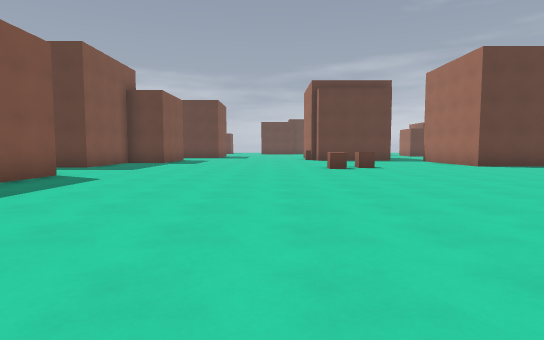
View 1 (above)

13 first-person views from a walk through a 3-D level made in the Godot game engine. The camera is 1.3 m above the floor, tilts 4° down and sees 80° across. The floor is counted in squares, 2 m on a side. Each view is taken from the middle of a square. On the plan, view 1 faces up. The plan holds only what a view shows up to about 10 squares ahead; the rest is blank. The place goes on beyond the plan. Surface patterns are stand-ins for the level's own textures.

View 2
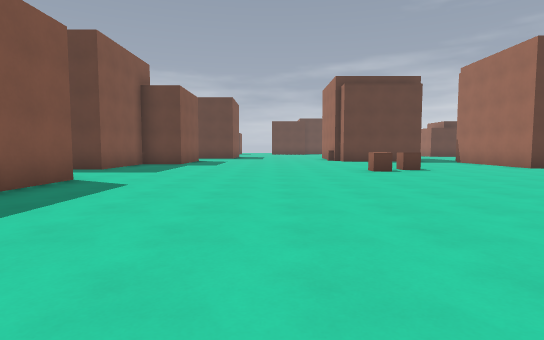

View 3
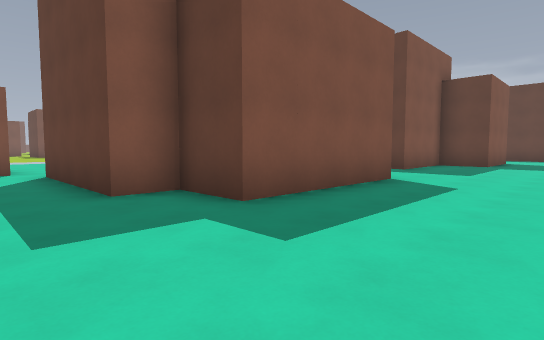

View 4
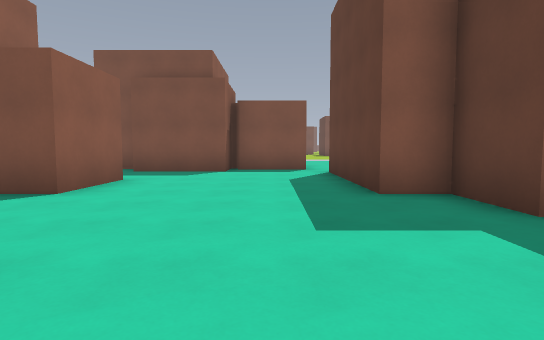

View 5
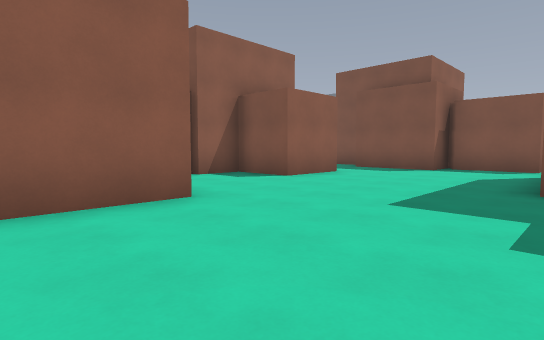

View 6
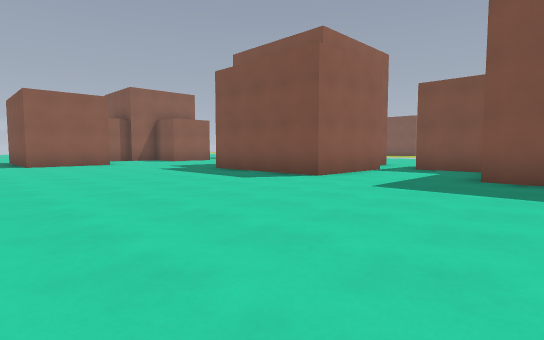

View 7
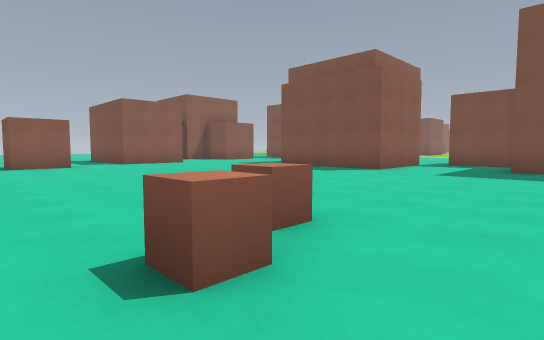

View 8
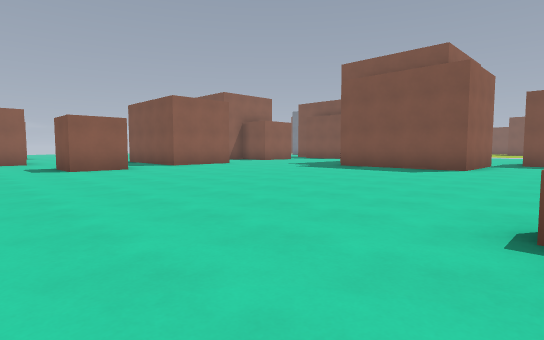

View 9
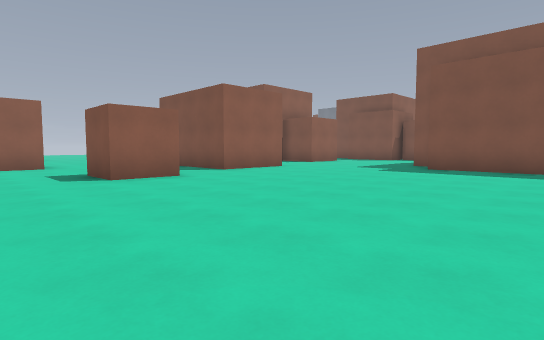

View 10
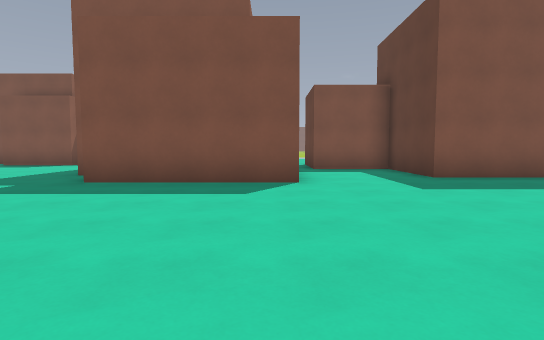

View 11
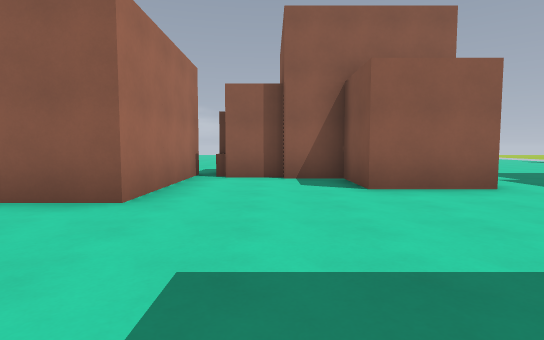

View 12
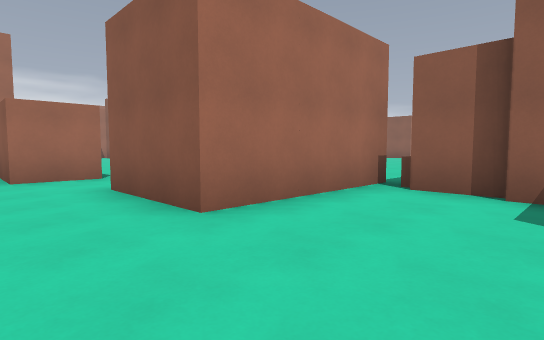

View 13
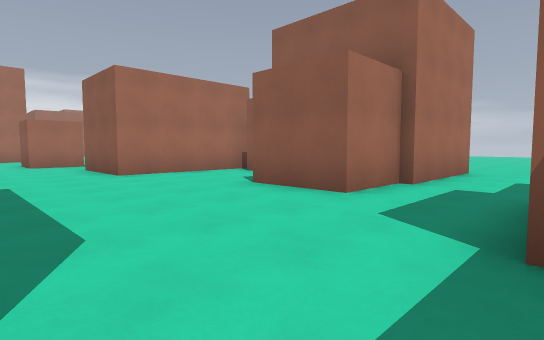

### Floor plan
Points are (right, up) in squares from view 1. A wall is a line through its corners. A room is listed if a view was taken in it or the views show most of it. See-through windows are left out.
Room 1 (views 1, 2, 3, 4, 5, 6, 7, 8, 9, 10, 11, 12, 13)
walls: (1.2, 0.3) (2.7, 0.3); (-8.1, 7.5) (-5, 7.5) (-5, 3.5) (-6.5, 3.5) (-6.5, 2.5) (-10.5, 2.5); (-6, 12.5) (-6, 10.5) (-8.8, 10.5) (-8.8, 8.2); (-8.5, -2) (-6.5, -2) (-6.5, -3.8) (-5.2, -3.8); (-5.2, -4) (-4, -4); (-11.5, 2) (-11.5, 0); (-3.3, -4.9) (-3.3, -0.7) (-0.8, -0.7); (-12, -0.2) (-10.8, -0.2)
low walls: (1.8, 9.7) (1.8, 10.3) (2.2, 10.3) (2.2, 9.7) (1.8, 9.7); (2.8, 10.2) (2.8, 10.8)
ways out: opening at (-11, 3); opening at (-9.5, -1.5); opening at (-8, 8); opening at (0.5, -1); opening at (4, 0)

Where each view was taken, in squares from view 1:
view 1: 0 up, 0 right, facing up
view 2: 1 up, 1 left, facing up
view 3: 1 up, 2 left, facing up-left
view 4: 1 up, 2 left, facing left
view 5: 3 up, 1 left, facing down-left
view 6: 12 up, 1 right, facing down-left
view 7: 12 up, 4 right, facing down-left
view 8: 10 up, 5 right, facing down-left
view 9: 7 up, 5 right, facing down-left
view 10: 7 up, 1 right, facing left
view 11: 3 up, 5 left, facing down
view 12: 1 up, 6 left, facing down-right
view 13: 2 up, 11 left, facing down-right
